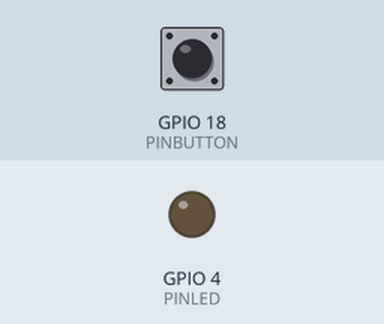
Simulated run of this program. Board: Raspberry Pi (BCM pin numbers). Shown: output pins drawn as LEDs (lit = HIGH). Dashed ring = blinking. The test bench sets the inputs (shaded band); at power-on: GPIO 18 (PINBUTTON) HIGH.

Above: at 1.2 s.
1.3 s: GPIO 18 (PINBUTTON) pulled LOW for 0.15 s
At 1.6 s:
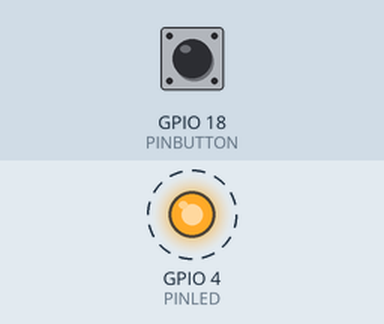
4.4 s: GPIO 18 (PINBUTTON) pulled LOW for 3.2 s
10.5 s: GPIO 18 (PINBUTTON) pulled LOW for 1 s
At 14.9 s:
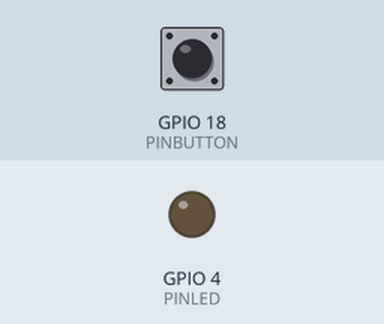
Timing chart, 0 to 16.4 s (numbered marks = the images above; inputs shaded):
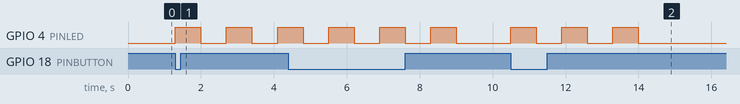

The program:

p01_ledbutton.py
```python
# USER STORY: The user can operate a LED with a button.
#             The led will be off at startup and if the user presses the button the LED will blink three times and it will turn off.
# COURSE:     Practical Internet of Things (loT) with RaspberryPi
#             [https://miriadax.net/web/practical-internet-of-things-lot-with-raspberrypi]
# MODULE:     1. Introduction to Raspberry
# ACTIVITY:   Practical exercise (https://github.com/xjav/Practical-Internet-of-Things-loT-with-RaspberryPi/tree/master/p01)
# BY:         Xavier Vidal
# PYTHON:     2.7


import RPi.GPIO as GPIO
import time

# CIRCUIT DIAGRAM https://github.com/xjav/Practical-Internet-of-Things-loT-with-RaspberryPi/blob/master/p01/p01_ledbutton_bb.png
# CIRCUIT DIAGRAM https://github.com/xjav/Practical-Internet-of-Things-loT-with-RaspberryPi/blob/master/p01/p01_ledbutton_esquem%C3%A1tico.png

# BOARD CONFIGURATION https://pinout.xyz/
GPIO_REFERENCE= GPIO.BCM
PINLED= 4       # 04 BCM (PIN BOARD 07)
PINBUTTON= 18   # 18 BCM (PIN BOARD 12)

# GPIO SETUP
GPIO.setmode(GPIO_REFERENCE)
GPIO.setup(PINLED, GPIO.OUT)
GPIO.setup(PINBUTTON, GPIO.IN, pull_up_down=GPIO.PUD_UP) # state true= DOWN BUTTON // false= UP BUTTON

# GPIO INITIAL STATE
GPIO.output(PINLED, False)  # PINLED off

while True:
    input_state= GPIO.input(PINBUTTON)
    if input_state == False:
        for i in range(3):
            GPIO.output(PINLED, True)   # PINLED on
            time.sleep(0.7)
            GPIO.output(PINLED, False)  # PINLED off
            time.sleep(0.7)
```

Measured:
- after the input at 1.3 s, GPIO 4 (PINLED): alternates HIGH for 0.70 s and LOW for 0.70 s, starting at once
- after the input at 10.5 s, GPIO 4 (PINLED): alternates HIGH for 0.70 s and LOW for 0.70 s, 6 changes in all, then stays LOW, starting at once
